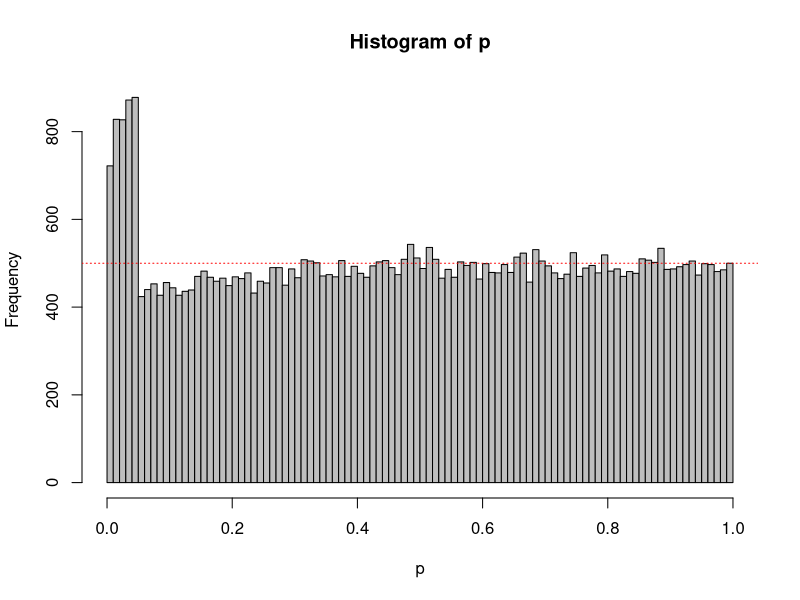

The R source for this figure:
# OptionalStoppingSim
N <- 100 #total number of datapoints (per condition) you are willing to collect
Looks <- 2 #set number of looks at the data
nSim <- 50000 #number of simulated studies
alpha <- 0.05 #set alpha

D <- 0 #True effect size (must be 0 when simulating Type 1 errors)

#Take care of some settings
options(scipen=100, digits=4) #disable scientific notation for numbers
LookN <- ceiling(seq(0, N, N / Looks)) #Determine at which N's to look
LookN <- LookN[-1] #remove look at 0
LookN <- LookN[LookN > 2] #Remove looks at N of 1 or 2 (not possible with t-test)
Looks <- length(LookN) #if looks are removed, change number of looks
matp <- matrix(NA, nrow=nSim, ncol=Looks) #Matrix for p-values at sequential tests
SigSeq <- numeric(Looks) #Variable to store final p-values
OptStop <- numeric(nSim) #variable to store positions of optional stopping
p <- numeric(nSim) #Variable to save optional stopping p-values

#Loop data generation for each study, then loop to perform a test for each N 
for (i in 1:nSim){
  x <- rnorm(n=N, mean=0, sd=1)
  y <- rnorm(n=N, mean=D, sd=1)
  for (j in 1:Looks){
    matp[i, j] <- t.test(x[1:LookN[j]], y[1:LookN[j]], var.equal=TRUE)$p.value #perform the t-test, store
  }
  cat('Loop', i, 'of', nSim,'\n')
}

#Save Type 1 error rate for each look
for (i in 1:Looks){
  SigSeq[i] <- sum(matp[,i] < alpha)
}

#Get the positions at which are stopped, and then these p-values
for (i in 1:nSim){
  OptStop[i] <- min(which(matp[i,] < alpha))
}
OptStop[is.infinite(OptStop)] <- Looks #If nothing significant, take last p-value (fixes error warning)
for (i in 1:nSim){
  p[i] <- matp[i, OptStop[i]]
}

breaks <- 100
hist(p, breaks=breaks,col="grey")
abline(h=nSim / breaks, col="red", lty=3)

#Return Type 1 error rates for each look, and the the Type 1 error rate when only reporting the lowest p-value over all looks
cat("Type 1 error rates for look 1 to", Looks,":", SigSeq / nSim)
cat("Type 1 error rate when only the lowest p-value for all looks is reported:", sum(p < alpha) / nSim)

#© Daniel Lakens, 2016. 
# This work is licensed under a Creative Commons Attribution-NonCommercial-ShareAlike 4.0 International License. https://creativecommons.org/licenses/by-nc-sa/4.0/